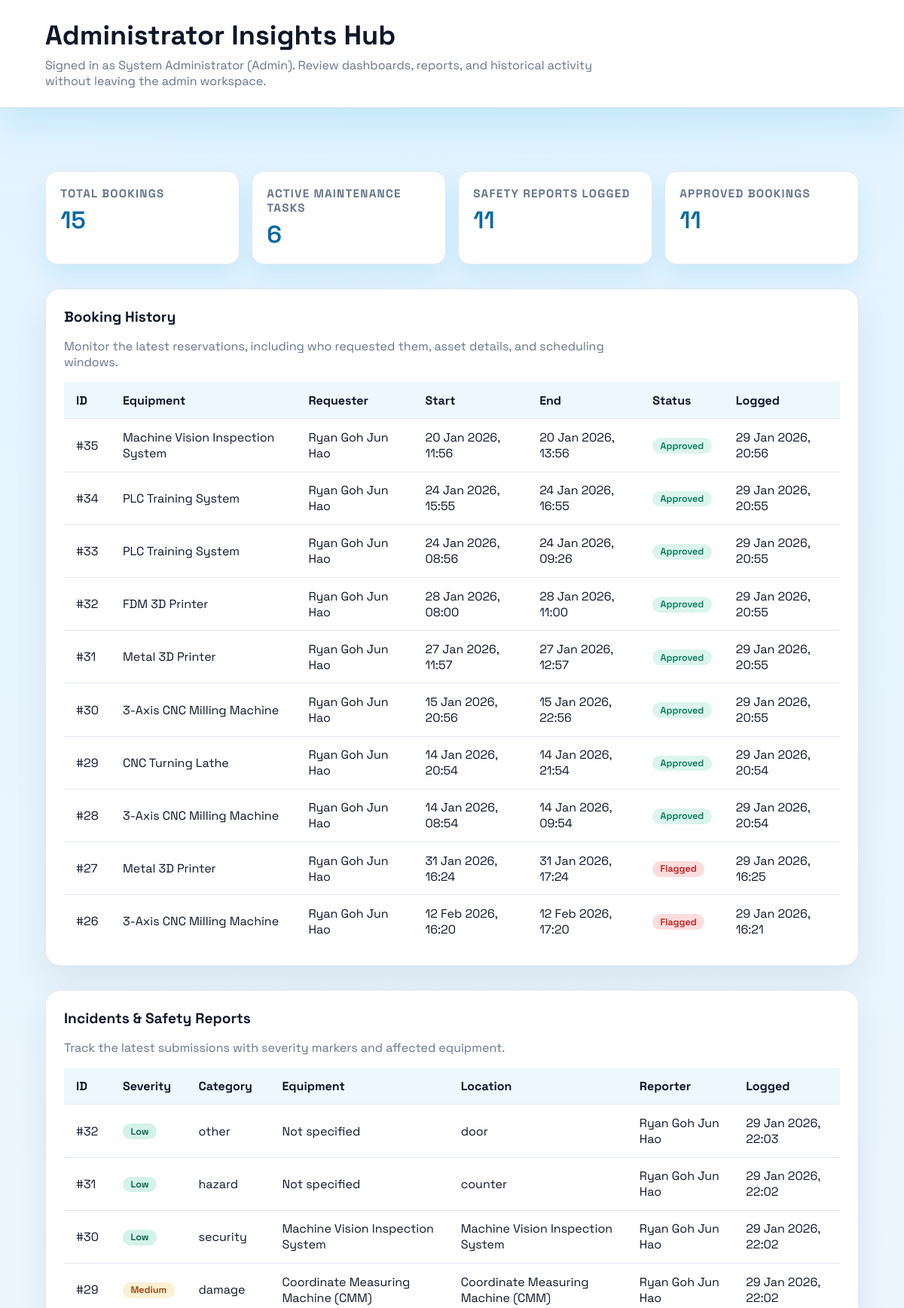
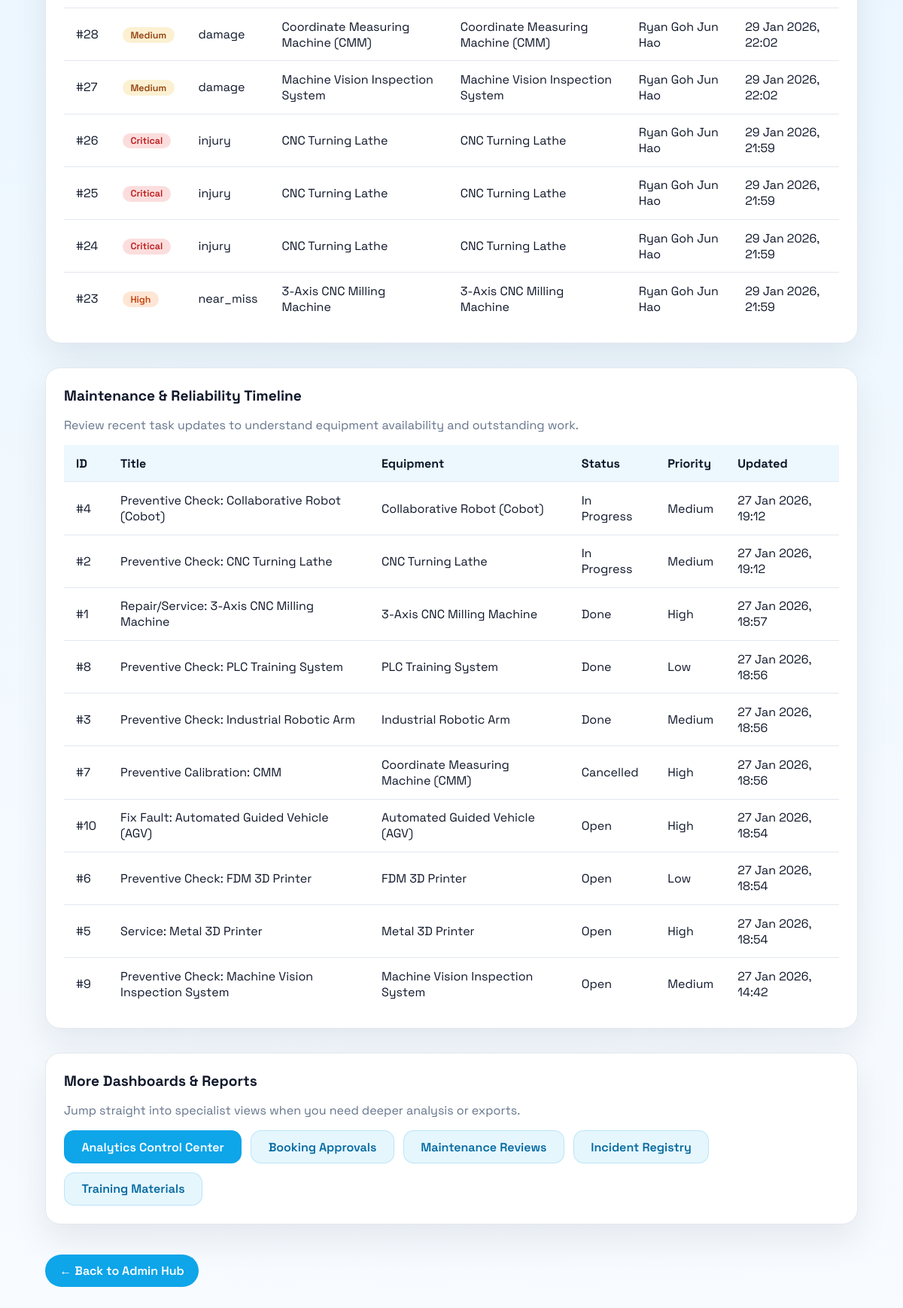
The app's page /admin-insights.php (signed in) with its own data (2 pictures, top to bottom).
### tables this page shows
CREATE TABLE `bookings` (
  `booking_id` bigint(20) NOT NULL,
  `equipment_id` bigint(20) NOT NULL,
  `requester_id` bigint(20) NOT NULL,
  `start_time` datetime NOT NULL,
  `end_time` datetime NOT NULL,
  `purpose` varchar(255) DEFAULT NULL,
  `status` enum('pending','approved','rejected','cancelled','flagged') NOT NULL DEFAULT 'pending',
  `requires_approval` tinyint(1) NOT NULL DEFAULT 0,
  `approved_by` bigint(20) DEFAULT NULL,
  `approved_at` datetime DEFAULT NULL,
  `rejection_reason` varchar(255) DEFAULT NULL,
  `cancelled_at` datetime DEFAULT NULL,
  `cancelled_by` bigint(20) DEFAULT NULL,
  `flag_reason` varchar(255) DEFAULT NULL,
  `created_at` datetime NOT NULL DEFAULT current_timestamp(),
  `updated_at` datetime NOT NULL DEFAULT current_timestamp() ON UPDATE current_timestamp()
);

CREATE TABLE `equipment` (
  `equipment_id` bigint(20) NOT NULL,
  `serial_no` varchar(80) DEFAULT NULL,
  `name` varchar(120) NOT NULL,
  `category` varchar(60) NOT NULL,
  `location` varchar(80) DEFAULT NULL,
  `manufacturer` varchar(80) DEFAULT NULL,
  `model` varchar(80) DEFAULT NULL,
  `risk_level` enum('low','medium','high') NOT NULL DEFAULT 'low',
  `current_status` enum('operational','maintenance','faulty') NOT NULL DEFAULT 'operational',
  `status_updated_at` datetime NOT NULL DEFAULT current_timestamp(),
  `status_updated_by` bigint(20) DEFAULT NULL,
  `notes` text DEFAULT NULL,
  `created_at` datetime NOT NULL DEFAULT current_timestamp(),
  `updated_at` datetime NOT NULL DEFAULT current_timestamp() ON UPDATE current_timestamp()
);

CREATE TABLE `users` (
  `user_id` bigint(20) NOT NULL,
  `role_id` int(11) NOT NULL,
  `tp_admin_no` varchar(30) DEFAULT NULL,
  `username` varchar(50) DEFAULT NULL,
  `email` varchar(255) NOT NULL,
  `password_hash` varchar(255) NOT NULL,
  `full_name` varchar(120) NOT NULL,
  `status` enum('active','locked','suspended') NOT NULL DEFAULT 'active',
  `failed_login_count` int(11) NOT NULL DEFAULT 0,
  `locked_until` datetime DEFAULT NULL,
  `last_login_at` datetime DEFAULT NULL,
  `created_at` datetime NOT NULL DEFAULT current_timestamp(),
  `updated_at` datetime NOT NULL DEFAULT current_timestamp() ON UPDATE current_timestamp()
);

CREATE TABLE `incidents` (
  `incident_id` bigint(20) NOT NULL,
  `reported_by` bigint(20) NOT NULL,
  `equipment_id` bigint(20) DEFAULT NULL,
  `severity` enum('low','medium','high','critical') NOT NULL DEFAULT 'low',
  `category` enum('near_miss','injury','hazard','damage','security','other') NOT NULL DEFAULT 'other',
  `location` varchar(80) DEFAULT NULL,
  `description` text NOT NULL,
  `status` enum('submitted','under_review','action_required','closed') NOT NULL DEFAULT 'submitted',
  `created_at` datetime NOT NULL DEFAULT current_timestamp(),
  `updated_at` datetime NOT NULL DEFAULT current_timestamp() ON UPDATE current_timestamp()
);

CREATE TABLE `maintenance_tasks` (
  `task_id` bigint(20) NOT NULL,
  `equipment_id` bigint(20) NOT NULL,
  `title` varchar(120) NOT NULL,
  `description` text DEFAULT NULL,
  `task_type` enum('preventive','corrective') NOT NULL DEFAULT 'corrective',
  `priority` enum('low','medium','high') NOT NULL DEFAULT 'medium',
  `status` enum('open','in_progress','done','cancelled') NOT NULL DEFAULT 'open',
  `manager_status` enum('submitted','approved','rejected') NOT NULL DEFAULT 'submitted',
  `manager_notes` text DEFAULT NULL,
  `manager_reviewed_by` bigint(20) DEFAULT NULL,
  `manager_reviewed_at` datetime DEFAULT NULL,
  `scheduled_for` datetime DEFAULT NULL,
  `assigned_to` bigint(20) DEFAULT NULL,
  `created_by` bigint(20) NOT NULL,
  `completed_at` datetime DEFAULT NULL,
  `created_at` datetime NOT NULL DEFAULT current_timestamp(),
  `updated_at` datetime NOT NULL DEFAULT current_timestamp() ON UPDATE current_timestamp()
);

### admin-insights.php (the view, shortened to what the rows shown need)
<?php
require_once __DIR__ . '/session.php';
require_once __DIR__ . '/db.php';
function format_datetime(?string $value): string
{
    $dt = date_create($value);
    return $dt->format('d M Y, H:i');
}
$recentBookings = [];
$recentBookingSql = 'SELECT b.booking_id, b.status, b.start_time, b.end_time, b.created_at,
        e.name AS equipment_name,
        u.full_name AS requester_name
    FROM bookings b
    LEFT JOIN equipment e ON e.equipment_id = b.equipment_id
    LEFT JOIN users u ON u.user_id = b.requester_id
    ORDER BY b.created_at DESC
    LIMIT 10';
if ($result = mysqli_query($conn, $recentBookingSql)) {
    while ($row = mysqli_fetch_assoc($result)) {
        $recentBookings[] = $row;
    }
}
$recentIncidents = [];
$incidentSql = 'SELECT inc.incident_id, inc.severity, inc.category, inc.created_at,
        inc.location, e.name AS equipment_name, u.full_name AS reporter_name
    FROM incidents inc
    LEFT JOIN equipment e ON e.equipment_id = inc.equipment_id
    LEFT JOIN users u ON u.user_id = inc.reported_by
    ORDER BY inc.created_at DESC
    LIMIT 10';
if ($result = mysqli_query($conn, $incidentSql)) {
    while ($row = mysqli_fetch_assoc($result)) {
        $row['location'] = decrypt_sensitive_value($row['location'] ?? null);
        $recentIncidents[] = $row;
    }
}
$recentMaintenance = [];
$maintenanceSql = 'SELECT mt.task_id, mt.title, mt.status, mt.priority, mt.updated_at,
        e.name AS equipment_name
    FROM maintenance_tasks mt
    LEFT JOIN equipment e ON e.equipment_id = mt.equipment_id
    ORDER BY mt.updated_at DESC
    LIMIT 10';
if ($result = mysqli_query($conn, $maintenanceSql)) {
    while ($row = mysqli_fetch_assoc($result)) {
        $recentMaintenance[] = $row;
    }
}
?>
<!DOCTYPE html>
<html lang="en">
    <head>
    </head>
    <body>
        <header>
            <h1>Administrator Insights Hub</h1>
        </header>
        <main>
            <section class="panel">
                <h2>Booking History</h2>
                <?php if (empty($recentBookings)): ?>
                    <p class="lede">No bookings recorded yet.</p>
                <?php else: ?>
                    <table>
                        <thead>
                            <tr>
                                <th>ID</th>
                                <th>Equipment</th>
                                <th>Requester</th>
                                <th>Start</th>
                                <th>End</th>
                                <th>Status</th>
                                <th>Logged</th>
                            </tr>
                        </thead>
                        <tbody>
                            <?php foreach ($recentBookings as $booking): ?>
                                <?php $status = strtolower((string) ($booking['status'] ?? 'pending')); ?>
                                <tr>
                                    <td data-label="ID">#<?php echo (int) $booking['booking_id']; ?></td>
                                    <td data-label="Equipment"><?php echo htmlspecialchars($booking['equipment_name'] ?: 'Unassigned asset', ENT_QUOTES); ?></td>
                                    <td data-label="Requester"><?php echo htmlspecialchars($booking['requester_name'] ?: 'Unknown', ENT_QUOTES); ?></td>
                                    <td data-label="Start"><?php echo htmlspecialchars(format_datetime($booking['start_time']), ENT_QUOTES); ?></td>
                                    <td data-label="End"><?php echo htmlspecialchars(format_datetime($booking['end_time']), ENT_QUOTES); ?></td>
                                    <td data-label="Status">
                                        <span class="status-pill status-booking-<?php echo htmlspecialchars($status, ENT_QUOTES); ?>"><?php echo htmlspecialchars($status, ENT_QUOTES); ?></span>
                                    </td>
                                    <td data-label="Logged"><?php echo htmlspecialchars(format_datetime($booking['created_at']), ENT_QUOTES); ?></td>
                                </tr>
                            <?php endforeach; ?>
                        </tbody>
                    </table>
                <?php endif; ?>
            </section>
            <section class="panel">
                <h2>Incidents & Safety Reports</h2>
                <?php if (empty($recentIncidents)): ?>
                    <p class="lede">No incident reports submitted yet.</p>
                <?php else: ?>
                    <table>
                        <thead>
                            <tr>
                                <th>ID</th>
                                <th>Severity</th>
                                <th>Category</th>
                                <th>Equipment</th>
                                <th>Location</th>
                                <th>Reporter</th>
                                <th>Logged</th>
                            </tr>
                        </thead>
                        <tbody>
                            <?php foreach ($recentIncidents as $incident): ?>
                                <?php $severity = strtolower((string) ($incident['severity'] ?? 'low')); ?>
                                <tr>
                                    <td data-label="ID">#<?php echo (int) $incident['incident_id']; ?></td>
                                    <td data-label="Severity">
                                        <span class="status-pill status-severity-<?php echo htmlspecialchars($severity, ENT_QUOTES); ?>"><?php echo htmlspecialchars($severity, ENT_QUOTES); ?></span>
                                    </td>
                                    <td data-label="Category"><?php echo htmlspecialchars((string) $incident['category'], ENT_QUOTES); ?></td>
                                    <td data-label="Equipment"><?php echo htmlspecialchars($incident['equipment_name'] ?: 'Not specified', ENT_QUOTES); ?></td>
                                    <td data-label="Location"><?php echo htmlspecialchars($incident['location'] ?: 'Not provided', ENT_QUOTES); ?></td>
                                    <td data-label="Reporter"><?php echo htmlspecialchars($incident['reporter_name'] ?: 'Unknown', ENT_QUOTES); ?></td>
                                    <td data-label="Logged"><?php echo htmlspecialchars(format_datetime($incident['created_at']), ENT_QUOTES); ?></td>
                                </tr>
                            <?php endforeach; ?>
                        </tbody>
                    </table>
                <?php endif; ?>
            </section>
            <section class="panel">
                <h2>Maintenance & Reliability Timeline</h2>
                <?php if (empty($recentMaintenance)): ?>
                    <p class="lede">No maintenance tasks recorded.</p>
                <?php else: ?>
                    <table>
                        <thead>
                            <tr>
                                <th>ID</th>
                                <th>Title</th>
                                <th>Equipment</th>
                                <th>Status</th>
                                <th>Priority</th>
                                <th>Updated</th>
                            </tr>
                        </thead>
                        <tbody>
                            <?php foreach ($recentMaintenance as $task): ?>
                                <tr>
                                    <td data-label="ID">#<?php echo (int) $task['task_id']; ?></td>
                                    <td data-label="Title"><?php echo htmlspecialchars($task['title'], ENT_QUOTES); ?></td>
                                    <td data-label="Equipment"><?php echo htmlspecialchars($task['equipment_name'] ?: 'General', ENT_QUOTES); ?></td>
                                    <td data-label="Status" style="text-transform: capitalize;"><?php echo htmlspecialchars(str_replace('_', ' ', strtolower((string) $task['status'])), ENT_QUOTES); ?></td>
                                    <td data-label="Priority" style="text-transform: capitalize;"><?php echo htmlspecialchars(str_replace('_', ' ', strtolower((string) $task['priority'])), ENT_QUOTES); ?></td>
                                    <td data-label="Updated"><?php echo htmlspecialchars(format_datetime($task['updated_at']), ENT_QUOTES); ?></td>
                                </tr>
                            <?php endforeach; ?>
                        </tbody>
                    </table>
                <?php endif; ?>
            </section>
            <section class="panel">
                <h2>More Dashboards & Reports</h2>
            </section>
        </main>
    </body>
</html>

### records on screen
bookings: booking_id "35", equipment.name "Machine Vision Inspection System", requester.full_name "Ryan Goh Jun Hao", start_time "20 Jan 2026, 11:56", end_time "20 Jan 2026, 13:56", status "Approved", created_at "29 Jan 2026, 20:56"
bookings: booking_id "34", equipment.name "PLC Training System", requester.full_name "Ryan Goh Jun Hao", start_time "24 Jan 2026, 15:55", end_time "24 Jan 2026, 16:55", status "Approved", created_at "29 Jan 2026, 20:55"
bookings: booking_id "33", equipment.name "PLC Training System", requester.full_name "Ryan Goh Jun Hao", start_time "24 Jan 2026, 08:56", end_time "24 Jan 2026, 09:26", status "Approved", created_at "29 Jan 2026, 20:55"
bookings: booking_id "32", equipment.name "FDM 3D Printer", requester.full_name "Ryan Goh Jun Hao", start_time "28 Jan 2026, 08:00", end_time "28 Jan 2026, 11:00", status "Approved", created_at "29 Jan 2026, 20:55"
bookings: booking_id "31", equipment.name "Metal 3D Printer", requester.full_name "Ryan Goh Jun Hao", start_time "27 Jan 2026, 11:57", end_time "27 Jan 2026, 12:57", status "Approved", created_at "29 Jan 2026, 20:55"
bookings: booking_id "30", equipment.name "3-Axis CNC Milling Machine", requester.full_name "Ryan Goh Jun Hao", start_time "15 Jan 2026, 20:56", end_time "15 Jan 2026, 22:56", status "Approved", created_at "29 Jan 2026, 20:55"
bookings: booking_id "29", equipment.name "CNC Turning Lathe", requester.full_name "Ryan Goh Jun Hao", start_time "14 Jan 2026, 20:54", end_time "14 Jan 2026, 21:54", status "Approved", created_at "29 Jan 2026, 20:54"
bookings: booking_id "28", equipment.name "3-Axis CNC Milling Machine", requester.full_name "Ryan Goh Jun Hao", start_time "14 Jan 2026, 08:54", end_time "14 Jan 2026, 09:54", status "Approved", created_at "29 Jan 2026, 20:54"
bookings: booking_id "27", equipment.name "Metal 3D Printer", requester.full_name "Ryan Goh Jun Hao", start_time "31 Jan 2026, 16:24", end_time "31 Jan 2026, 17:24", status "Flagged", created_at "29 Jan 2026, 16:25"
bookings: booking_id "26", equipment.name "3-Axis CNC Milling Machine", requester.full_name "Ryan Goh Jun Hao", start_time "12 Feb 2026, 16:20", end_time "12 Feb 2026, 17:20", status "Flagged", created_at "29 Jan 2026, 16:21"
incidents: incident_id "32", severity "Low", category "other", equipment_name "Not specified", location "door", reported_by.full_name "Ryan Goh Jun Hao", created_at "29 Jan 2026, 22:03"
incidents: incident_id "31", severity "Low", category "hazard", equipment_name "Not specified", location "counter", reported_by.full_name "Ryan Goh Jun Hao", created_at "29 Jan 2026, 22:02"
incidents: incident_id "30", severity "Low", category "security", equipment.name "Machine Vision Inspection System", location "Machine Vision Inspection System", reported_by.full_name "Ryan Goh Jun Hao", created_at "29 Jan 2026, 22:02"
incidents: incident_id "29", severity "Medium", category "damage", equipment.name "Coordinate Measuring Machine (CMM)", location "Coordinate Measuring Machine (CMM)", reported_by.full_name "Ryan Goh Jun Hao", created_at "29 Jan 2026, 22:02"
incidents: incident_id "28", severity "Medium", category "damage", equipment.name "Coordinate Measuring Machine (CMM)", location "Coordinate Measuring Machine (CMM)", reported_by.full_name "Ryan Goh Jun Hao", created_at "29 Jan 2026, 22:02"
incidents: incident_id "27", severity "Medium", category "damage", equipment.name "Machine Vision Inspection System", location "Machine Vision Inspection System", reported_by.full_name "Ryan Goh Jun Hao", created_at "29 Jan 2026, 22:02"
incidents: incident_id "26", severity "Critical", category "injury", equipment.name "CNC Turning Lathe", location "CNC Turning Lathe", reported_by.full_name "Ryan Goh Jun Hao", created_at "29 Jan 2026, 21:59"
incidents: incident_id "25", severity "Critical", category "injury", equipment.name "CNC Turning Lathe", location "CNC Turning Lathe", reported_by.full_name "Ryan Goh Jun Hao", created_at "29 Jan 2026, 21:59"
incidents: incident_id "24", severity "Critical", category "injury", equipment.name "CNC Turning Lathe", location "CNC Turning Lathe", reported_by.full_name "Ryan Goh Jun Hao", created_at "29 Jan 2026, 21:59"
incidents: incident_id "23", severity "High", category "near_miss", equipment.name "3-Axis CNC Milling Machine", location "3-Axis CNC Milling Machine", reported_by.full_name "Ryan Goh Jun Hao", created_at "29 Jan 2026, 21:59"
maintenance_tasks: task_id "4", title "Preventive Check: Collaborative Robot (Cobot)", equipment.name "Collaborative Robot (Cobot)", status "In Progress", priority "Medium", updated_at "27 Jan 2026, 19:12"
maintenance_tasks: task_id "2", title "Preventive Check: CNC Turning Lathe", equipment.name "CNC Turning Lathe", status "In Progress", priority "Medium", updated_at "27 Jan 2026, 19:12"
maintenance_tasks: task_id "1", title "Repair/Service: 3-Axis CNC Milling Machine", equipment.name "3-Axis CNC Milling Machine", status "Done", priority "High", updated_at "27 Jan 2026, 18:57"
maintenance_tasks: task_id "8", title "Preventive Check: PLC Training System", equipment.name "PLC Training System", status "Done", priority "Low", updated_at "27 Jan 2026, 18:56"
maintenance_tasks: task_id "3", title "Preventive Check: Industrial Robotic Arm", equipment.name "Industrial Robotic Arm", status "Done", priority "Medium", updated_at "27 Jan 2026, 18:56"
maintenance_tasks: task_id "7", title "Preventive Calibration: CMM", equipment.name "Coordinate Measuring Machine (CMM)", status "Cancelled", priority "High", updated_at "27 Jan 2026, 18:56"
maintenance_tasks: task_id "10", title "Fix Fault: Automated Guided Vehicle (AGV)", equipment.name "Automated Guided Vehicle (AGV)", status "Open", priority "High", updated_at "27 Jan 2026, 18:54"
maintenance_tasks: task_id "6", title "Preventive Check: FDM 3D Printer", equipment.name "FDM 3D Printer", status "Open", priority "Low", updated_at "27 Jan 2026, 18:54"
maintenance_tasks: task_id "5", title "Service: Metal 3D Printer", equipment.name "Metal 3D Printer", status "Open", priority "High", updated_at "27 Jan 2026, 18:54"
maintenance_tasks: task_id "9", title "Preventive Check: Machine Vision Inspection System", equipment.name "Machine Vision Inspection System", status "Open", priority "Medium", updated_at "27 Jan 2026, 14:42"

### other values on screen
$userFullName "System Administrator"
$roleDisplay "Admin"
$bookingSummary['total'] "15"
$maintenanceSummary['open'] + $maintenanceSummary['in_progress'] "6"
$incidentSummary['total'] "11"
$bookingSummary['approved'] "11"
